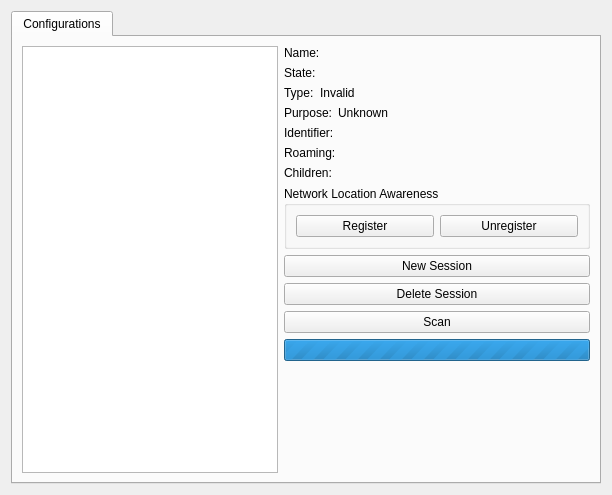
<?xml version="1.0" encoding="UTF-8"?>
<ui version="4.0">
 <class>BearerMonitor</class>
 <widget class="QWidget" name="BearerMonitor">
  <property name="geometry">
   <rect>
    <x>0</x>
    <y>0</y>
    <width>612</width>
    <height>495</height>
   </rect>
  </property>
  <property name="windowTitle">
   <string>BearerMonitor</string>
  </property>
  <layout class="QHBoxLayout" name="horizontalLayout_3">
   <item>
    <widget class="QTabWidget" name="tabWidget">
     <property name="sizePolicy">
      <sizepolicy hsizetype="Expanding" vsizetype="Preferred">
       <horstretch>0</horstretch>
       <verstretch>0</verstretch>
      </sizepolicy>
     </property>
     <property name="currentIndex">
      <number>0</number>
     </property>
     <property name="usesScrollButtons">
      <bool>false</bool>
     </property>
     <widget class="QWidget" name="tab">
      <attribute name="title">
       <string>Configurations</string>
      </attribute>
      <layout class="QHBoxLayout" name="horizontalLayout_2">
       <item>
        <widget class="QTreeWidget" name="treeWidget">
         <property name="sizePolicy">
          <sizepolicy hsizetype="Preferred" vsizetype="Preferred">
           <horstretch>0</horstretch>
           <verstretch>0</verstretch>
          </sizepolicy>
         </property>
         <attribute name="headerVisible">
          <bool>false</bool>
         </attribute>
         <column>
          <property name="text">
           <string>1</string>
          </property>
         </column>
        </widget>
       </item>
       <item>
        <layout class="QVBoxLayout" name="verticalLayout_2">
         <item>
          <layout class="QHBoxLayout" name="configurationNameLayout">
           <item>
            <widget class="QLabel" name="configurationNameLabel">
             <property name="text">
              <string>Name:</string>
             </property>
            </widget>
           </item>
           <item>
            <widget class="QLabel" name="configurationName">
             <property name="sizePolicy">
              <sizepolicy hsizetype="MinimumExpanding" vsizetype="Preferred">
               <horstretch>0</horstretch>
               <verstretch>0</verstretch>
              </sizepolicy>
             </property>
             <property name="text">
              <string/>
             </property>
            </widget>
           </item>
          </layout>
         </item>
         <item>
          <layout class="QHBoxLayout" name="configurationStateLayout">
           <item>
            <widget class="QLabel" name="configurationStateLabel">
             <property name="text">
              <string>State:</string>
             </property>
            </widget>
           </item>
           <item>
            <widget class="QLabel" name="configurationState">
             <property name="sizePolicy">
              <sizepolicy hsizetype="MinimumExpanding" vsizetype="Preferred">
               <horstretch>0</horstretch>
               <verstretch>0</verstretch>
              </sizepolicy>
             </property>
             <property name="text">
              <string/>
             </property>
            </widget>
           </item>
          </layout>
         </item>
         <item>
          <layout class="QHBoxLayout" name="configurationTypeLayout">
           <item>
            <widget class="QLabel" name="configurationTypeLabel">
             <property name="text">
              <string>Type:</string>
             </property>
            </widget>
           </item>
           <item>
            <widget class="QLabel" name="configurationType">
             <property name="sizePolicy">
              <sizepolicy hsizetype="MinimumExpanding" vsizetype="Preferred">
               <horstretch>0</horstretch>
               <verstretch>0</verstretch>
              </sizepolicy>
             </property>
             <property name="text">
              <string>Invalid</string>
             </property>
            </widget>
           </item>
          </layout>
         </item>
         <item>
          <layout class="QHBoxLayout" name="configurationPurposeLayout">
           <item>
            <widget class="QLabel" name="configurationPurposeLabel">
             <property name="text">
              <string>Purpose:</string>
             </property>
            </widget>
           </item>
           <item>
            <widget class="QLabel" name="configurationPurpose">
             <property name="sizePolicy">
              <sizepolicy hsizetype="MinimumExpanding" vsizetype="Preferred">
               <horstretch>0</horstretch>
               <verstretch>0</verstretch>
              </sizepolicy>
             </property>
             <property name="text">
              <string>Unknown</string>
             </property>
            </widget>
           </item>
          </layout>
         </item>
         <item>
          <layout class="QHBoxLayout" name="configurationIdentifierLayout">
           <item>
            <widget class="QLabel" name="configurationIdentifierLabel">
             <property name="text">
              <string>Identifier:</string>
             </property>
            </widget>
           </item>
           <item>
            <widget class="QLabel" name="configurationIdentifier">
             <property name="sizePolicy">
              <sizepolicy hsizetype="MinimumExpanding" vsizetype="Preferred">
               <horstretch>0</horstretch>
               <verstretch>0</verstretch>
              </sizepolicy>
             </property>
             <property name="text">
              <string/>
             </property>
            </widget>
           </item>
          </layout>
         </item>
         <item>
          <layout class="QHBoxLayout" name="configurationRoamingLayout">
           <item>
            <widget class="QLabel" name="configurationRoamingLabel">
             <property name="text">
              <string>Roaming:</string>
             </property>
            </widget>
           </item>
           <item>
            <widget class="QLabel" name="configurationRoaming">
             <property name="sizePolicy">
              <sizepolicy hsizetype="MinimumExpanding" vsizetype="Preferred">
               <horstretch>0</horstretch>
               <verstretch>0</verstretch>
              </sizepolicy>
             </property>
             <property name="text">
              <string/>
             </property>
            </widget>
           </item>
          </layout>
         </item>
         <item>
          <layout class="QHBoxLayout" name="configurationChildrenLayout">
           <item>
            <widget class="QLabel" name="configurationChildrenLabel">
             <property name="text">
              <string>Children:</string>
             </property>
            </widget>
           </item>
           <item>
            <widget class="QLabel" name="configurationChildren">
             <property name="sizePolicy">
              <sizepolicy hsizetype="MinimumExpanding" vsizetype="Preferred">
               <horstretch>0</horstretch>
               <verstretch>0</verstretch>
              </sizepolicy>
             </property>
             <property name="text">
              <string/>
             </property>
            </widget>
           </item>
          </layout>
         </item>
         <item>
          <widget class="QGroupBox" name="nlaGroup">
           <property name="title">
            <string>Network Location Awareness</string>
           </property>
           <layout class="QHBoxLayout" name="horizontalLayout">
            <item>
             <widget class="QPushButton" name="registerButton">
              <property name="text">
               <string>Register</string>
              </property>
             </widget>
            </item>
            <item>
             <widget class="QPushButton" name="unregisterButton">
              <property name="text">
               <string>Unregister</string>
              </property>
             </widget>
            </item>
           </layout>
          </widget>
         </item>
         <item>
          <widget class="QPushButton" name="newSessionButton">
           <property name="text">
            <string>New Session</string>
           </property>
          </widget>
         </item>
         <item>
          <widget class="QPushButton" name="deleteSessionButton">
           <property name="text">
            <string>Delete Session</string>
           </property>
          </widget>
         </item>
         <item>
          <widget class="QPushButton" name="scanButton">
           <property name="text">
            <string>Scan</string>
           </property>
          </widget>
         </item>
         <item>
          <widget class="QProgressBar" name="progressBar">
           <property name="maximum">
            <number>0</number>
           </property>
           <property name="value">
            <number>23280</number>
           </property>
           <property name="textVisible">
            <bool>false</bool>
           </property>
           <property name="invertedAppearance">
            <bool>false</bool>
           </property>
           <property name="format">
            <string>%p%</string>
           </property>
          </widget>
         </item>
         <item>
          <spacer name="verticalSpacer">
           <property name="orientation">
            <enum>Qt::Vertical</enum>
           </property>
           <property name="sizeHint" stdset="0">
            <size>
             <width>20</width>
             <height>40</height>
            </size>
           </property>
          </spacer>
         </item>
        </layout>
       </item>
      </layout>
     </widget>
    </widget>
   </item>
  </layout>
 </widget>
 <resources/>
 <connections/>
</ui>
